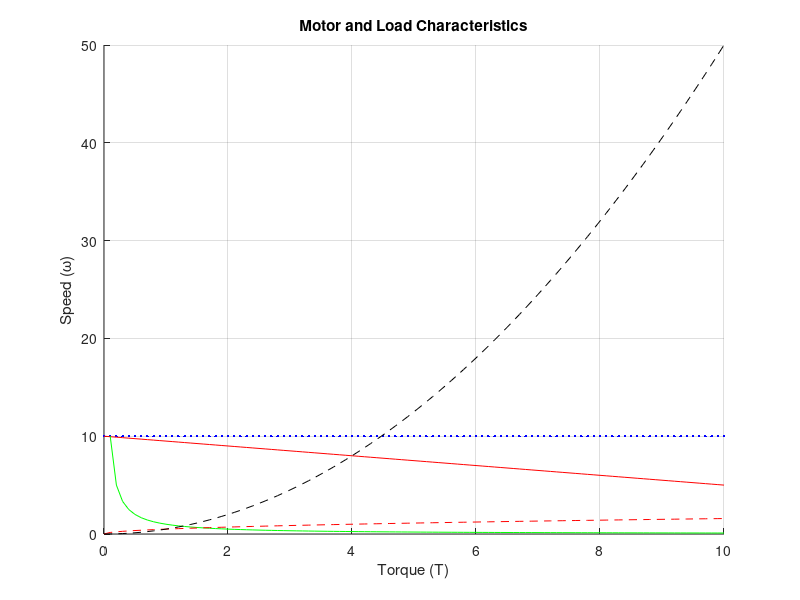

Write MATLAB code to recreate this figure.
% Define the range of torques
T = 0:0.1:10; % Adjust the range as needed

% Motor parameters (adjust these as needed)
w0 = 10; % Example constant speed for synchronous motor
k = 0.5; % Example constant for motor/load characteristics

% Define Load Functions
load_gravity = @(T) 5; % Example constant load
load_viscous = @(T) k * sqrt(T); % Example viscous load
load_dry = @(T) 3; % Example constant load for dry friction
load_turbulence = @(T) k * T.^2; % Example load for turbulence

% Define Motor Characteristics
motor_sync = @(T) w0; % Synchronous motor
motor_shunt = @(T) w0 - k * T; % Shunt motor
motor_series = @(T) 1./T; % Series motor (parabolic)

% Plotting
figure;
hold on;

% Plot for each motor type
plot(T, motor_sync(T), 'b', 'DisplayName', 'Synchronous Motor');
plot(T, motor_shunt(T), 'r', 'DisplayName', 'Shunt Motor');
plot(T, motor_series(T), 'g', 'DisplayName', 'Series Motor');

% Plot for each load type
plot(T, load_gravity(T), 'b--', 'DisplayName', 'Gravity Load');
plot(T, load_viscous(T), 'r--', 'DisplayName', 'Viscous Friction Load');
plot(T, load_dry(T), 'g--', 'DisplayName', 'Dry Friction Load');
plot(T, load_turbulence(T), 'k--', 'DisplayName', 'Turbulence Load');

% Add labels and legend
xlabel('Torque (T)');
ylabel('Speed (ω)');
title('Motor and Load Characteristics');
%legend('show');
grid on;


% Finding the operating point would involve finding the intersection

% of these curves, which can be done analytically or numerically.